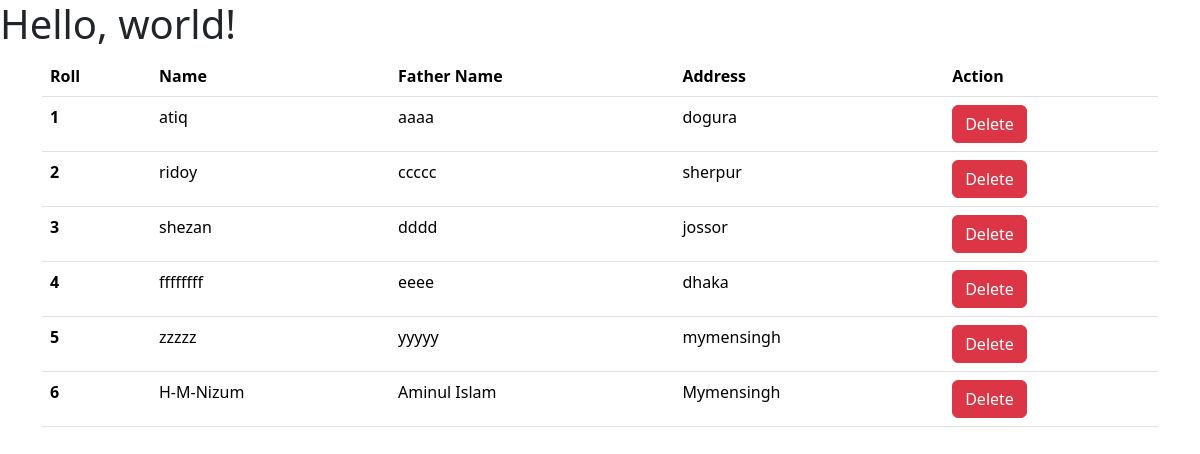
The app's page /, older data.
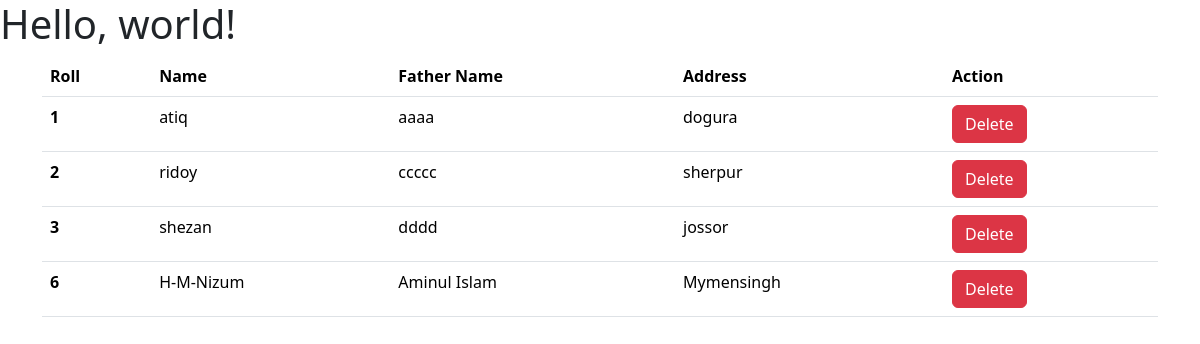
The same page, newer data.
### first_app/models.py (models this page shows, shortened)
class Student(models.Model):
    roll = models.IntegerField(primary_key=True)
    name = models.CharField(max_length=20)
    address = models.TextField()
    father_nmae = models.CharField(max_length=20, default='father')

### first_app/views.py (the view)
# urls.py: path('', views.home, name='home'),
def home(request):
    student = models.Student.objects.all()
    return render(request, 'home.html', {'student': student})

### first_app/templates/home.html (shortened to what this page needs)
<!doctype html>
<html lang="en">
  <head>
    <link href="https://cdn.jsdelivr.net/npm/bootstrap@5.3.2/dist/css/bootstrap.min.css" rel="stylesheet">
  </head>
  <body>
    <h1>Hello, world!</h1>
    <div class="container">
      <table class="table">
        <thead>
          <tr>
            <th scope="col">Roll</th>
            <th scope="col">Name</th>
            <th scope="col">Father Name</th>
            <th scope="col">Address</th>
            <th scope="col">Action</th>
          </tr>
        </thead>
        <tbody>
          {% for val in student %}
          <tr>
            <th scope="row">{{val.roll}}</th>
            <td>{{val.name}}</td>
            <td>{{val.father_nmae}}</td>
            <td>{{val.address}}</td>
            <td><a class="btn btn-danger" href="{% url 'delete_student' val.roll %}">Delete</a></td>
          </tr>
          {% endfor %}
        </tbody>
      </table>
    </div>
  </body>
</html>

Row changes from the older to the newer data that the page shows:
removed Student: roll "4", name "ffffffff", father_nmae "eeee", address "dhaka"
removed Student: roll "5", name "zzzzz", father_nmae "yyyyy", address "mymensingh"
